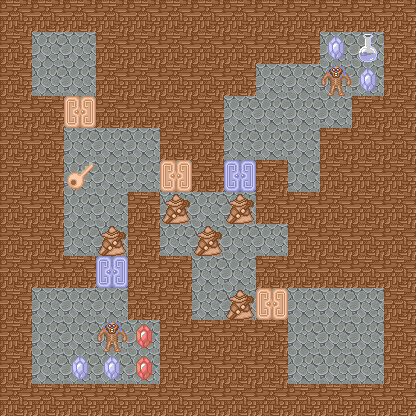

Below is a game level as drawn by its tile map, then a one-line description and the .tmx file that defines it, in full:
An orthogonal 13x13 tile map with 32x32 px tiles, 5 tile layers (floor, wall, enemy, door, ...), 4 tilesets and 2 objects (2x teleport).

<map version="1.0" tiledversion="1.1.5" orientation="orthogonal" renderorder="right-down" width="13" height="13" tilewidth="32" tileheight="32" infinite="0" nextobjectid="3">
 <tileset firstgid="1" source="terrain.tsx" />
 <tileset firstgid="3" source="enemy.tsx" />
 <tileset firstgid="259" source="door.tsx" />
 <tileset firstgid="275" source="item.tsx" />
 <layer name="floor" width="13" height="13">
  <data encoding="csv">
1,1,1,1,1,1,1,1,1,1,1,1,1,
1,1,1,1,1,1,1,1,1,1,1,1,1,
1,1,1,1,1,1,1,1,1,1,1,1,1,
1,1,1,1,1,1,1,1,1,1,1,1,1,
1,1,1,1,1,1,1,1,1,1,1,1,1,
1,1,1,1,1,1,1,1,1,1,1,1,1,
1,1,1,1,1,1,1,1,1,1,1,1,1,
1,1,1,1,1,1,1,1,1,1,1,1,1,
1,1,1,1,1,1,1,1,1,1,1,1,1,
1,1,1,1,1,1,1,1,1,1,1,1,1,
1,1,1,1,1,1,1,1,1,1,1,1,1,
1,1,1,1,1,1,1,1,1,1,1,1,1,
1,1,1,1,1,1,1,1,1,1,1,1,1
</data>
 </layer>
 <layer name="wall" width="13" height="13">
  <data encoding="csv">
2,2,2,2,2,2,2,2,2,2,2,2,2,
2,0,0,2,2,2,2,2,2,2,0,0,2,
2,0,0,2,2,2,2,2,0,0,0,0,2,
2,2,0,2,2,2,2,0,0,0,0,2,2,
2,2,0,0,0,2,2,0,0,0,2,2,2,
2,2,0,0,0,0,2,0,2,0,2,2,2,
2,2,0,0,2,0,0,0,2,2,2,2,2,
2,2,0,0,2,0,0,0,0,2,2,2,2,
2,2,2,0,2,2,0,0,2,2,2,2,2,
2,0,0,0,2,2,0,0,0,0,0,0,2,
2,0,0,0,0,2,2,2,2,0,0,0,2,
2,0,0,0,0,2,2,2,2,0,0,0,2,
2,2,2,2,2,2,2,2,2,2,2,2,2
</data>
 </layer>
 <layer name="enemy" width="13" height="13">
  <data encoding="csv">
0,0,0,0,0,0,0,0,0,0,0,0,0,
0,0,0,0,0,0,0,0,0,0,0,0,0,
0,0,0,0,0,0,0,0,0,0,67,0,0,
0,0,0,0,0,0,0,0,0,0,0,0,0,
0,0,0,0,0,0,0,0,0,0,0,0,0,
0,0,0,0,0,0,0,0,0,0,0,0,0,
0,0,0,0,0,59,0,59,0,0,0,0,0,
0,0,0,59,0,0,59,0,0,0,0,0,0,
0,0,0,0,0,0,0,0,0,0,0,0,0,
0,0,0,0,0,0,0,59,0,0,0,0,0,
0,0,0,67,0,0,0,0,0,0,0,0,0,
0,0,0,0,0,0,0,0,0,0,0,0,0,
0,0,0,0,0,0,0,0,0,0,0,0,0
</data>
 </layer>
 <layer name="door" width="13" height="13">
  <data encoding="csv">
0,0,0,0,0,0,0,0,0,0,0,0,0,
0,0,0,0,0,0,0,0,0,0,0,0,0,
0,0,0,0,0,0,0,0,0,0,0,0,0,
0,0,259,0,0,0,0,0,0,0,0,0,0,
0,0,0,0,0,0,0,0,0,0,0,0,0,
0,0,0,0,0,259,0,260,0,0,0,0,0,
0,0,0,0,0,0,0,0,0,0,0,0,0,
0,0,0,0,0,0,0,0,0,0,0,0,0,
0,0,0,260,0,0,0,0,0,0,0,0,0,
0,0,0,0,0,0,0,0,259,0,0,0,0,
0,0,0,0,0,0,0,0,0,0,0,0,0,
0,0,0,0,0,0,0,0,0,0,0,0,0,
0,0,0,0,0,0,0,0,0,0,0,0,0
</data>
 </layer>
 <layer name="item" width="13" height="13">
  <data encoding="csv">
0,0,0,0,0,0,0,0,0,0,0,0,0,
0,0,0,0,0,0,0,0,0,0,276,280,0,
0,0,0,0,0,0,0,0,0,0,0,276,0,
0,0,0,0,0,0,0,0,0,0,0,0,0,
0,0,0,0,0,0,0,0,0,0,0,0,0,
0,0,291,0,0,0,0,0,0,0,0,0,0,
0,0,0,0,0,0,0,0,0,0,0,0,0,
0,0,0,0,0,0,0,0,0,0,0,0,0,
0,0,0,0,0,0,0,0,0,0,0,0,0,
0,0,0,0,0,0,0,0,0,0,0,0,0,
0,0,0,0,275,0,0,0,0,0,0,0,0,
0,0,276,276,275,0,0,0,0,0,0,0,0,
0,0,0,0,0,0,0,0,0,0,0,0,0
</data>
 </layer>
 <objectgroup name="object">
  <object id="1" type="teleport" x="32" y="32" width="32" height="32">
   <properties>
    <property name="heroTileCoordX" type="int" value="1" />
    <property name="heroTileCoordY" type="int" value="2" />
    <property name="image" value="up_floor.png" />
    <property name="targetMap" value="10" />
   </properties>
  </object>
  <object id="2" type="teleport" x="352" y="352" width="32" height="32">
   <properties>
    <property name="heroTileCoordX" type="int" value="10" />
    <property name="heroTileCoordY" type="int" value="11" />
    <property name="image" value="down_floor.png" />
    <property name="targetMap" value="8" />
   </properties>
  </object>
 </objectgroup>
</map>
